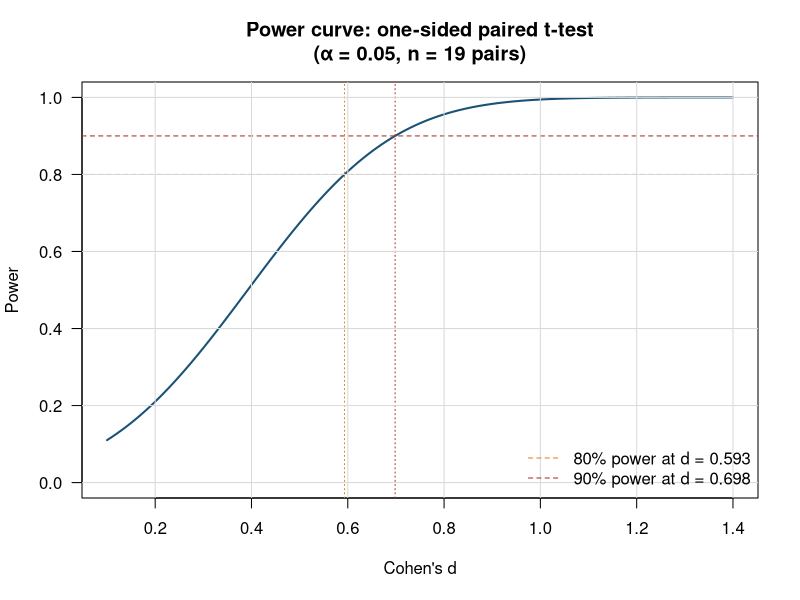

Here is the R script that generated this plot:
## ---- chunk 1
#| label: power-functions

# Power for one-sided paired t-test using non-central t distribution
power_paired <- function(n, d, alpha = 0.05) {
  t_crit <- qt(1 - alpha, df = n - 1)
  ncp    <- d * sqrt(n)
  pt(t_crit, df = n - 1, ncp = ncp, lower.tail = FALSE)
}

# Minimum detectable Cohen's d for a given power (bisection search)
find_d <- function(n, target_power, alpha = 0.05, lo = 0, hi = 5, tol = 1e-8) {
  for (i in seq_len(200)) {
    mid <- (lo + hi) / 2
    p   <- power_paired(n, mid, alpha)
    if (abs(p - target_power) < tol) break
    if (p < target_power) lo <- mid else hi <- mid
  }
  mid
}
## ---- chunk 2
#| label: power-table

n    <- 19
d_vals <- c(0.2, 0.3, 0.4, 0.5, 0.6, 0.7, 0.8, 1.0, 1.2)

pow_vec <- sapply(d_vals, power_paired, n = n)

power_df <- data.frame(
  `Cohen's d`   = d_vals,
  `Power (n=19)` = round(pow_vec, 3),
  check.names = FALSE
)
## ---- chunk 3
#| label: tbl-power-by-d
#| tbl-cap: "Statistical power of the one-sided paired t-test (α = 0.05, n = 19 pairs) for a range of Cohen's *d* values. Power values ≥ 0.80 are highlighted."

knitr::kable(power_df, align = c("c", "c")) |>
  kableExtra::kable_styling(full_width = FALSE) |>
  kableExtra::row_spec(which(power_df[["Power (n=19)"]] >= 0.80), bold = TRUE,
                       background = "#D5F5E3")
## ---- chunk 4
#| label: tbl-mde
#| tbl-cap: "Minimum detectable Cohen's *d* and mean FAIR score difference (0–4 scale) at 80% and 90% power (one-sided paired t-test, α = 0.05, n = 19 pairs), across a range of within-pair difference standard deviations σ~D~."

sigma_D_vals <- c(0.50, 0.75, 1.00, 1.25, 1.50)

d_80 <- find_d(n = 19, target_power = 0.80)
d_90 <- find_d(n = 19, target_power = 0.90)

mde_df <- data.frame(
  `σ_D`                    = sigma_D_vals,
  `Min. detectable diff. (80% power)` = round(d_80 * sigma_D_vals, 3),
  `Min. detectable diff. (90% power)` = round(d_90 * sigma_D_vals, 3),
  check.names = FALSE
)

# Prepend the d* row header info as a note
attr(mde_df, "note") <- sprintf(
  "Minimum detectable Cohen's d: 80%% power → d* = %.3f; 90%% power → d* = %.3f",
  d_80, d_90
)

knitr::kable(mde_df, align = c("c", "c", "c")) |>
  kableExtra::kable_styling(full_width = FALSE) |>
  kableExtra::footnote(
    general = sprintf(
      "Minimum detectable Cohen's d (n = 19, α = 0.05, one-sided): 80%% power → d* = %.3f; 90%% power → d* = %.3f.",
      d_80, d_90
    ),
    general_title = ""
  )
## ---- chunk 5
#| label: tbl-sigma-D
#| tbl-cap: "Implied σ~D~ (SD of within-pair differences in mean FAIR scores) for combinations of single-rater score SD (σ) and ICC, with k = 4 raters. Values in parentheses indicate the minimum detectable mean FAIR score difference at 80% power (n = 19)."

sigma_vals <- c(0.6, 0.8, 1.0, 1.2)
icc_vals   <- c(0.40, 0.50, 0.60, 0.70, 0.80)
k          <- 4

rows <- lapply(sigma_vals, function(s) {
  vals <- sapply(icc_vals, function(icc) {
    sd_D <- s * sqrt(2) * sqrt(icc + (1 - icc) / k)
    mde  <- d_80 * sd_D
    sprintf("%.2f (%.2f)", sd_D, mde)
  })
  c(sigma = as.character(s), vals)
})

sigma_D_table <- as.data.frame(do.call(rbind, rows), stringsAsFactors = FALSE)
colnames(sigma_D_table) <- c("σ (single rater)",
                              paste0("ICC = ", icc_vals))

knitr::kable(sigma_D_table, align = rep("c", ncol(sigma_D_table))) |>
  kableExtra::kable_styling(full_width = FALSE) |>
  kableExtra::footnote(
    general = paste0(
      "Each cell shows σ_D (SD of within-pair differences in mean scores) with the minimum ",
      "detectable mean FAIR score difference at 80% power in parentheses. ",
      sprintf("d* = %.3f for 80%% power (n = 19, α = 0.05, one-sided).", d_80)
    ),
    general_title = ""
  )
## ---- chunk 6
#| label: fig-power-grid
#| fig-cap: "Statistical power of the one-sided paired t-test (α = 0.05, n = 19 pairs) as a function of Cohen's *d*. Horizontal dashed lines mark 80% and 90% power thresholds."
#| fig-height: 4.5
#| fig-width: 6.5

d_seq  <- seq(0.1, 1.4, by = 0.01)
pow_seq <- sapply(d_seq, power_paired, n = 19)

plot(d_seq, pow_seq, type = "l", lwd = 2, col = "#1A5276",
     xlab = "Cohen's d", ylab = "Power",
     main = "Power curve: one-sided paired t-test\n(α = 0.05, n = 19 pairs)",
     ylim = c(0, 1), las = 1)
abline(h = c(0.80, 0.90), lty = 2, col = c("#E67E22", "#A93226"))
abline(v = c(d_80, d_90), lty = 3, col = c("#E67E22", "#A93226"))
grid(col = "grey85", lty = 1)
legend("bottomright",
       legend = c(
         sprintf("80%% power at d = %.3f", d_80),
         sprintf("90%% power at d = %.3f", d_90)
       ),
       lty = 2, col = c("#E67E22", "#A93226"), bty = "n")
## ---- chunk 7
#| label: tbl-comparison
#| tbl-cap: "Comparison of minimum detectable mean FAIR score differences between the pre-registered analysis (n = 21) and the corrected analysis (n = 19), at 80% and 90% power, for two assumed values of σ~D~."

d_80_n21 <- find_d(n = 21, target_power = 0.80)
d_90_n21 <- find_d(n = 21, target_power = 0.90)
d_80_n19 <- find_d(n = 19, target_power = 0.80)
d_90_n19 <- find_d(n = 19, target_power = 0.90)

sigma_compare <- c(0.85, 1.00)

comp_rows <- lapply(sigma_compare, function(s) {
  c(
    `σ_D` = as.character(s),
    `n=21, 80% power` = sprintf("%.3f (d* = %.3f)", d_80_n21 * s, d_80_n21),
    `n=21, 90% power` = sprintf("%.3f (d* = %.3f)", d_90_n21 * s, d_90_n21),
    `n=19, 80% power` = sprintf("%.3f (d* = %.3f)", d_80_n19 * s, d_80_n19),
    `n=19, 90% power` = sprintf("%.3f (d* = %.3f)", d_90_n19 * s, d_90_n19)
  )
})

comp_df <- as.data.frame(do.call(rbind, comp_rows), stringsAsFactors = FALSE)

knitr::kable(comp_df, align = rep("c", ncol(comp_df))) |>
  kableExtra::kable_styling(full_width = FALSE) |>
  kableExtra::footnote(
    general = "Each cell shows the minimum detectable mean FAIR score difference (0–4 scale) with the corresponding Cohen's d* in parentheses.",
    general_title = ""
  )
## ---- chunk 8
#| label: session-info
#| code-fold: false

sessionInfo()
